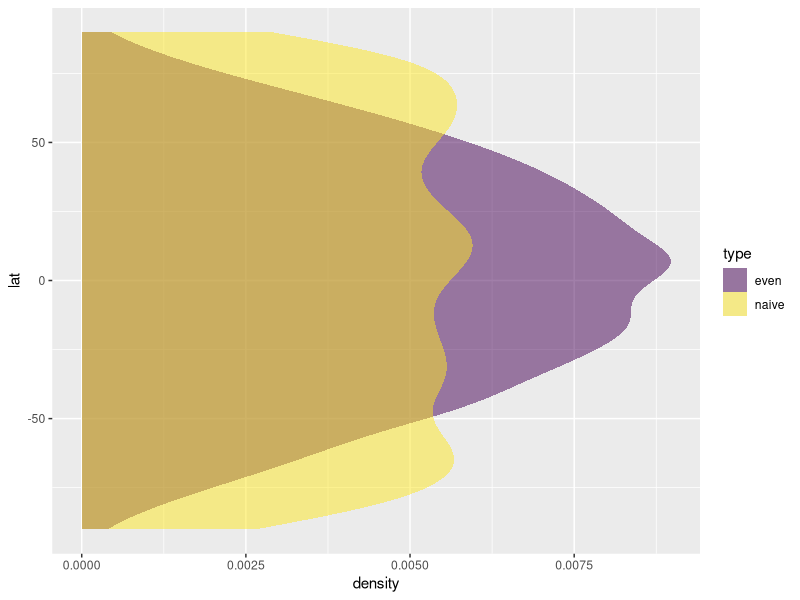
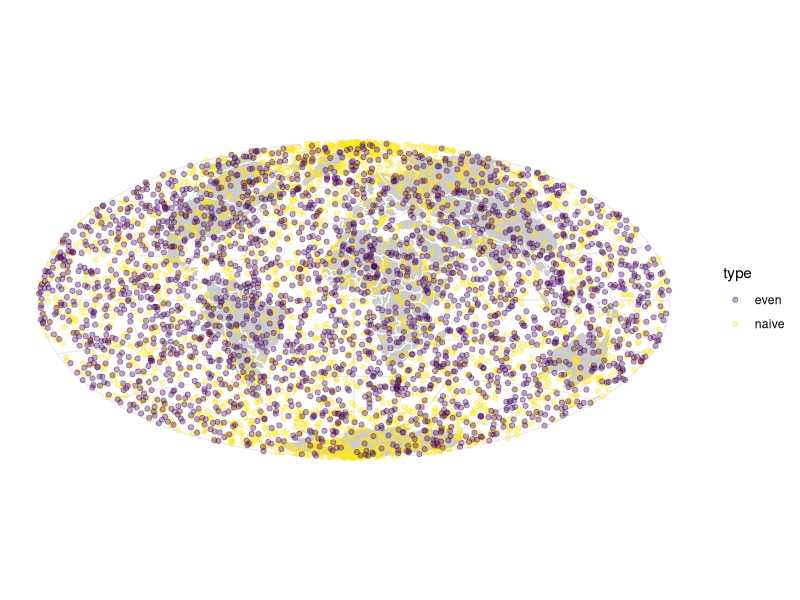

These charts were generated, in order, by the following R code:
## ---- chunk 1
library(sf)
library(ggplot2)
library(rnaturalearth)
library(dplyr)

n <- 2500
## ---- chunk 2
pts_naive <- data.frame(lon = runif(n) * 360 - 180,
                        lat = runif(n) * 180 - 90,
                        type = "naive")
## ---- chunk 3
pts_even <- data.frame(lon = runif(n) * 360 - 180,
                       lat = acos(runif(n) * 2 - 1) * 180 / pi - 90,
                       type = "even")
## ---- chunk 4
pts <- bind_rows(pts_naive, pts_even)
ggplot(pts) +
  geom_density(aes(y = lat, fill = type), alpha = 0.5, lwd = 0) +
  scale_fill_viridis_d()
## ---- chunk 5
w <- ne_countries(returnclass = "sf") %>%
  st_transform("+proj=hammer")

pts_sf <- pts %>%
  st_as_sf(coords = 1:2, crs = 4326)

ggplot(w) + 
  geom_sf(fill = "#cccccc", colour = "white", lwd = 0.35) +
  geom_sf(data = pts_sf, aes(colour = type), alpha = 0.35) +
  scale_colour_viridis_d() +
  theme_minimal()
